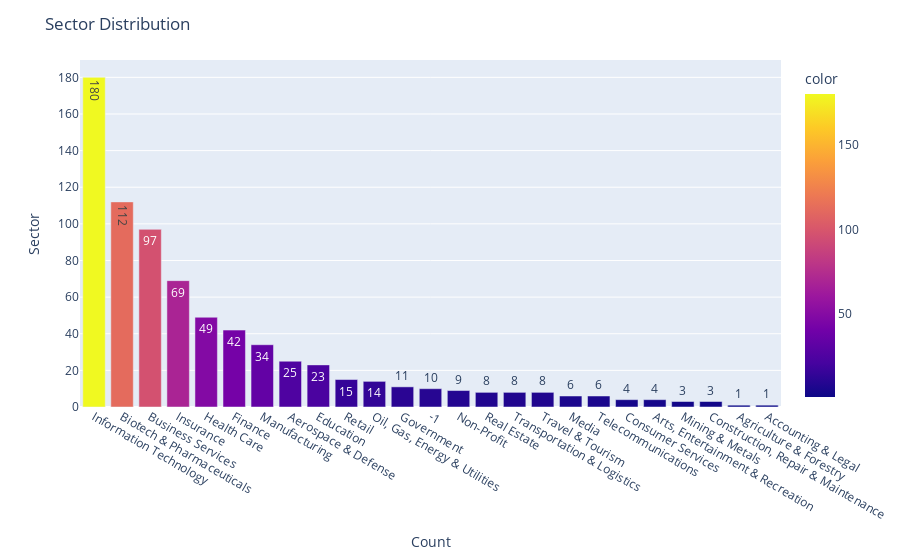

Notebook source saved alongside this figure:
### Code cell
# display the Sector
values = salary_df['Sector'].value_counts(
    ascending=False).values

keys = salary_df['Sector'].value_counts(
    ascending=False).keys()

bar_chart = px.bar(x=keys, y=values, color=values, text=values)

bar_chart.update_layout(
    yaxis_title="Sector",
    xaxis_title="Count",
    title="Sector Distribution",
)

bar_chart.show()

### Figure 1 — Plotly figure (JSON) as saved in the notebook; plotly's stock layout.template omitted (floating-point values rounded to 4 significant figures)
{"data": [{"alignmentgroup": "True", "hovertemplate": "x=%{x}<br>y=%{y}<br>text=%{text}<br>color=%{marker.color}<extra></extra>", "legendgroup": "", "marker": {"color": [180, 112, 97, 69, 49, 42, 34, 25, 23, 15, 14, 11, 10, 9, 8, 8, 8, 6, 6, 4, 4, 3, 3, 1, 1], "coloraxis": "coloraxis", "pattern": {"shape": ""}}, "name": "", "offsetgroup": "", "orientation": "v", "showlegend": false, "text": [180, 112, 97, 69, 49, 42, 34, 25, 23, 15, 14, 11, 10, 9, 8, 8, 8, 6, 6, 4, 4, 3, 3, 1, 1], "textposition": "auto", "type": "bar", "x": ["Information Technology", "Biotech & Pharmaceuticals", "Business Services", "Insurance", "Health Care", "Finance", "Manufacturing", "Aerospace & Defense", "Education", "Retail", "Oil, Gas, Energy & Utilities", "Government", "-1", "Non-Profit", "Real Estate", "Transportation & Logistics", "Travel & Tourism", "Media", "Telecommunications", "Consumer Services", "Arts, Entertainment & Recreation", "Mining & Metals", "Construction, Repair & Maintenance", "Agriculture & Forestry", "Accounting & Legal"], "xaxis": "x", "y": [180, 112, 97, 69, 49, 42, 34, 25, 23, 15, 14, 11, 10, 9, 8, 8, 8, 6, 6, 4, 4, 3, 3, 1, 1], "yaxis": "y"}], "layout": {"barmode": "relative", "coloraxis": {"colorbar": {"title": {"text": "color"}}, "colorscale": [[0, "#0d0887"], [0.1111, "#46039f"], [0.2222, "#7201a8"], [0.3333, "#9c179e"], [0.4444, "#bd3786"], [0.5556, "#d8576b"], [0.6667, "#ed7953"], [0.7778, "#fb9f3a"], [0.8889, "#fdca26"], [1, "#f0f921"]]}, "legend": {"tracegroupgap": 0}, "margin": {"t": 60}, "title": {"text": "Sector Distribution"}, "xaxis": {"anchor": "y", "domain": [0, 1], "title": {"text": "Count"}}, "yaxis": {"anchor": "x", "domain": [0, 1], "title": {"text": "Sector"}}}}
